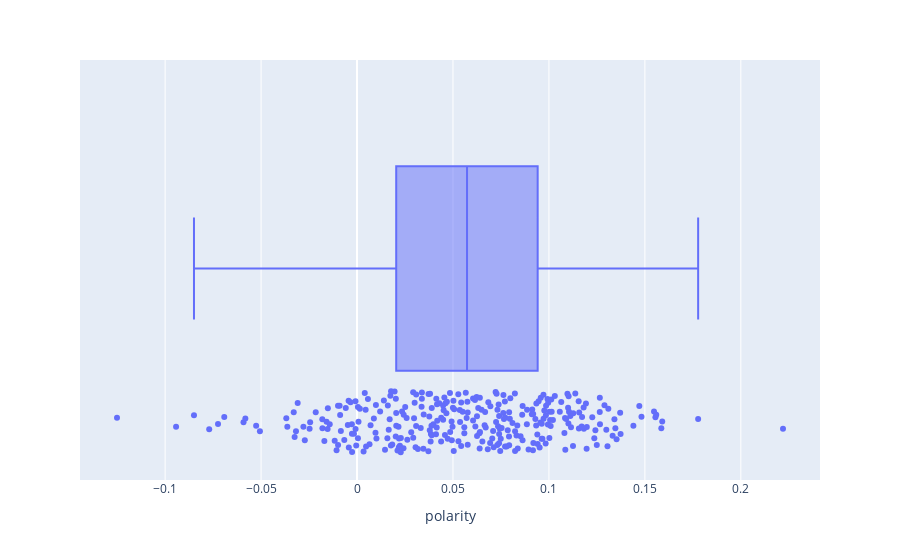

Source (notebook cell):
### Code cell
px.box(metascripts, x = 'polarity', hover_data = ['description'], points = 'all')

### Figure 1 — Plotly figure (JSON) as saved in the notebook; plotly's stock layout.template omitted (floating-point values rounded to 4 significant figures; data arrays with more than 128 entries replaced by an {"elided": "..."} marker saying what was removed)
{"data": [{"alignmentgroup": "True", "boxpoints": "all", "customdata": {"elided": "310x1 str values"}, "hovertemplate": "polarity=%{x}<br>description=%{customdata[0]}<extra></extra>", "legendgroup": "", "marker": {"color": "#636efa"}, "name": "", "notched": false, "offsetgroup": "", "orientation": "h", "showlegend": false, "type": "box", "x": {"elided": "310 float values"}, "x0": " ", "xaxis": "x", "y0": " ", "yaxis": "y"}], "layout": {"boxmode": "group", "legend": {"tracegroupgap": 0}, "margin": {"t": 60}, "xaxis": {"anchor": "y", "domain": [0, 1], "title": {"text": "polarity"}}, "yaxis": {"anchor": "x", "domain": [0, 1]}}}
